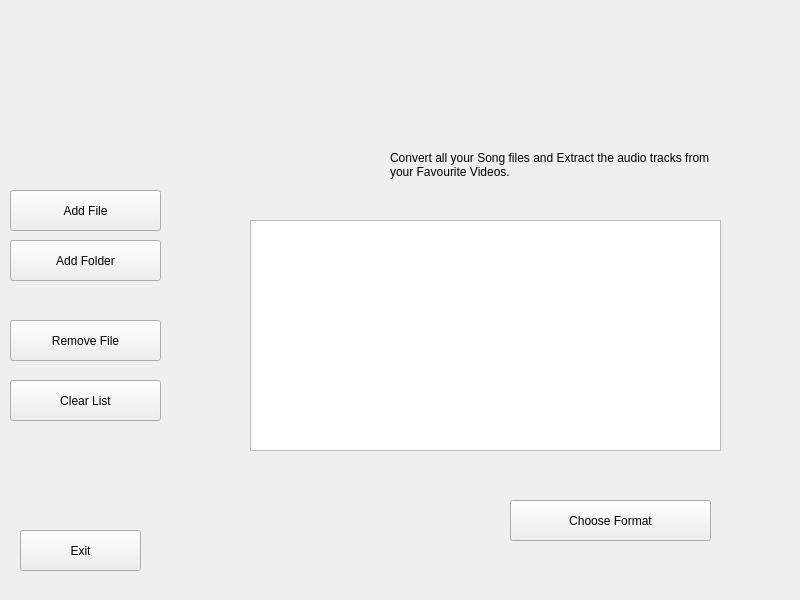
<ui version="4.0" >
 <class>FormAudioConversor</class>
 <widget class="QWidget" name="FormAudioConversor" >
  <property name="geometry" >
   <rect>
    <x>0</x>
    <y>0</y>
    <width>800</width>
    <height>600</height>
   </rect>
  </property>
  <property name="minimumSize" >
   <size>
    <width>800</width>
    <height>600</height>
   </size>
  </property>
  <property name="windowTitle" >
   <string>AudioConversor</string>
  </property>
  <property name="windowIcon" >
   <iconset>
    <normaloff>../../../../../usr/share/kademar/utils/audioconversor/img/small_logo.png</normaloff>../../../../../usr/share/kademar/utils/audioconversor/img/small_logo.png</iconset>
  </property>
  <widget class="QLabel" name="label_2" >
   <property name="geometry" >
    <rect>
     <x>0</x>
     <y>0</y>
     <width>800</width>
     <height>600</height>
    </rect>
   </property>
   <property name="text" >
    <string/>
   </property>
   <property name="pixmap" >
    <pixmap>../../../../../usr/share/kademar/utils/cadi/img/bg/cadi.png</pixmap>
   </property>
   <property name="scaledContents" >
    <bool>true</bool>
   </property>
  </widget>
  <widget class="QStackedWidget" name="pages" >
   <property name="geometry" >
    <rect>
     <x>190</x>
     <y>40</y>
     <width>591</width>
     <height>541</height>
    </rect>
   </property>
   <property name="currentIndex" >
    <number>0</number>
   </property>
   <widget class="QWidget" name="files" >
    <widget class="QPushButton" name="b_chooseFormat" >
     <property name="geometry" >
      <rect>
       <x>320</x>
       <y>460</y>
       <width>201</width>
       <height>41</height>
      </rect>
     </property>
     <property name="layoutDirection" >
      <enum>Qt::RightToLeft</enum>
     </property>
     <property name="text" >
      <string>Choose Format</string>
     </property>
     <property name="icon" >
      <iconset>
       <normaloff>../../../../../usr/share/kademar/utils/audioconversor/img/next.png</normaloff>../../../../../usr/share/kademar/utils/audioconversor/img/next.png</iconset>
     </property>
     <property name="iconSize" >
      <size>
       <width>22</width>
       <height>22</height>
      </size>
     </property>
    </widget>
    <widget class="QLabel" name="label_4" >
     <property name="geometry" >
      <rect>
       <x>200</x>
       <y>99</y>
       <width>321</width>
       <height>51</height>
      </rect>
     </property>
     <property name="text" >
      <string>Convert all your Song files and Extract the audio tracks from your Favourite Videos.</string>
     </property>
     <property name="wordWrap" >
      <bool>true</bool>
     </property>
    </widget>
    <widget class="QListWidget" name="listWidget" >
     <property name="geometry" >
      <rect>
       <x>60</x>
       <y>180</y>
       <width>471</width>
       <height>231</height>
      </rect>
     </property>
     <property name="acceptDrops" >
      <bool>true</bool>
     </property>
     <property name="alternatingRowColors" >
      <bool>true</bool>
     </property>
     <property name="selectionMode" >
      <enum>QAbstractItemView::MultiSelection</enum>
     </property>
    </widget>
    <widget class="QLabel" name="label_10" >
     <property name="geometry" >
      <rect>
       <x>100</x>
       <y>10</y>
       <width>291</width>
       <height>151</height>
      </rect>
     </property>
     <property name="text" >
      <string/>
     </property>
     <property name="pixmap" >
      <pixmap>../../../../../usr/share/kademar/utils/audioconversor/img/logo.png</pixmap>
     </property>
    </widget>
    <zorder>label_10</zorder>
    <zorder>b_chooseFormat</zorder>
    <zorder>label_4</zorder>
    <zorder>listWidget</zorder>
   </widget>
   <widget class="QWidget" name="convert" >
    <widget class="QPushButton" name="b_back" >
     <property name="geometry" >
      <rect>
       <x>70</x>
       <y>460</y>
       <width>141</width>
       <height>41</height>
      </rect>
     </property>
     <property name="text" >
      <string>Back</string>
     </property>
     <property name="icon" >
      <iconset>
       <normaloff>../../../../../usr/share/kademar/utils/audioconversor/img/back.png</normaloff>../../../../../usr/share/kademar/utils/audioconversor/img/back.png</iconset>
     </property>
     <property name="iconSize" >
      <size>
       <width>22</width>
       <height>22</height>
      </size>
     </property>
    </widget>
    <widget class="QPushButton" name="b_final" >
     <property name="geometry" >
      <rect>
       <x>320</x>
       <y>460</y>
       <width>201</width>
       <height>41</height>
      </rect>
     </property>
     <property name="layoutDirection" >
      <enum>Qt::RightToLeft</enum>
     </property>
     <property name="text" >
      <string>Convert Audio</string>
     </property>
     <property name="icon" >
      <iconset>
       <normaloff>../../../../../usr/share/kademar/utils/audioconversor/img/media_podcast.png</normaloff>../../../../../usr/share/kademar/utils/audioconversor/img/media_podcast.png</iconset>
     </property>
     <property name="iconSize" >
      <size>
       <width>32</width>
       <height>32</height>
      </size>
     </property>
    </widget>
    <widget class="QComboBox" name="cb_format" >
     <property name="geometry" >
      <rect>
       <x>230</x>
       <y>138</y>
       <width>79</width>
       <height>25</height>
      </rect>
     </property>
     <item>
      <property name="text" >
       <string>MP3</string>
      </property>
     </item>
     <item>
      <property name="text" >
       <string>OGG</string>
      </property>
     </item>
     <item>
      <property name="text" >
       <string>WAV</string>
      </property>
     </item>
    </widget>
    <widget class="QLabel" name="label_5" >
     <property name="geometry" >
      <rect>
       <x>90</x>
       <y>140</y>
       <width>121</width>
       <height>20</height>
      </rect>
     </property>
     <property name="text" >
      <string>Convert to</string>
     </property>
     <property name="alignment" >
      <set>Qt::AlignRight|Qt::AlignTrailing|Qt::AlignVCenter</set>
     </property>
    </widget>
    <widget class="QLabel" name="l_bitrate" >
     <property name="geometry" >
      <rect>
       <x>60</x>
       <y>190</y>
       <width>151</width>
       <height>20</height>
      </rect>
     </property>
     <property name="text" >
      <string>Resolution/Bitrate</string>
     </property>
     <property name="alignment" >
      <set>Qt::AlignRight|Qt::AlignTrailing|Qt::AlignVCenter</set>
     </property>
    </widget>
    <widget class="QComboBox" name="cb_bitrate" >
     <property name="geometry" >
      <rect>
       <x>230</x>
       <y>188</y>
       <width>79</width>
       <height>25</height>
      </rect>
     </property>
     <property name="currentIndex" >
      <number>7</number>
     </property>
     <item>
      <property name="text" >
       <string>32</string>
      </property>
     </item>
     <item>
      <property name="text" >
       <string>40</string>
      </property>
     </item>
     <item>
      <property name="text" >
       <string>48</string>
      </property>
     </item>
     <item>
      <property name="text" >
       <string>56</string>
      </property>
     </item>
     <item>
      <property name="text" >
       <string>64</string>
      </property>
     </item>
     <item>
      <property name="text" >
       <string>80</string>
      </property>
     </item>
     <item>
      <property name="text" >
       <string>96</string>
      </property>
     </item>
     <item>
      <property name="text" >
       <string>112</string>
      </property>
     </item>
     <item>
      <property name="text" >
       <string>128</string>
      </property>
     </item>
     <item>
      <property name="text" >
       <string>160</string>
      </property>
     </item>
     <item>
      <property name="text" >
       <string>192</string>
      </property>
     </item>
     <item>
      <property name="text" >
       <string>224</string>
      </property>
     </item>
     <item>
      <property name="text" >
       <string>256</string>
      </property>
     </item>
     <item>
      <property name="text" >
       <string>320</string>
      </property>
     </item>
    </widget>
    <widget class="QLineEdit" name="lineEdit" >
     <property name="geometry" >
      <rect>
       <x>110</x>
       <y>310</y>
       <width>261</width>
       <height>26</height>
      </rect>
     </property>
     <property name="readOnly" >
      <bool>true</bool>
     </property>
    </widget>
    <widget class="QLabel" name="label_7" >
     <property name="geometry" >
      <rect>
       <x>90</x>
       <y>280</y>
       <width>281</width>
       <height>20</height>
      </rect>
     </property>
     <property name="text" >
      <string>Put converted files to Folder:</string>
     </property>
    </widget>
    <widget class="QToolButton" name="b_browse" >
     <property name="geometry" >
      <rect>
       <x>400</x>
       <y>310</y>
       <width>30</width>
       <height>29</height>
      </rect>
     </property>
     <property name="text" >
      <string>...</string>
     </property>
     <property name="icon" >
      <iconset>
       <normaloff>../../../../../usr/share/kademar/utils/audioconversor/img/folder.png</normaloff>../../../../../usr/share/kademar/utils/audioconversor/img/folder.png</iconset>
     </property>
    </widget>
    <widget class="QSlider" name="horizontalSlider" >
     <property name="geometry" >
      <rect>
       <x>230</x>
       <y>193</y>
       <width>160</width>
       <height>16</height>
      </rect>
     </property>
     <property name="minimum" >
      <number>1</number>
     </property>
     <property name="maximum" >
      <number>5</number>
     </property>
     <property name="singleStep" >
      <number>1</number>
     </property>
     <property name="pageStep" >
      <number>5</number>
     </property>
     <property name="value" >
      <number>3</number>
     </property>
     <property name="tracking" >
      <bool>true</bool>
     </property>
     <property name="orientation" >
      <enum>Qt::Horizontal</enum>
     </property>
     <property name="tickPosition" >
      <enum>QSlider::NoTicks</enum>
     </property>
    </widget>
    <widget class="QLabel" name="l_num_bitrate" >
     <property name="geometry" >
      <rect>
       <x>410</x>
       <y>190</y>
       <width>16</width>
       <height>20</height>
      </rect>
     </property>
     <property name="text" >
      <string>3</string>
     </property>
    </widget>
    <widget class="QLabel" name="label_9" >
     <property name="geometry" >
      <rect>
       <x>80</x>
       <y>40</y>
       <width>461</width>
       <height>20</height>
      </rect>
     </property>
     <property name="font" >
      <font>
       <pointsize>13</pointsize>
       <weight>75</weight>
       <bold>true</bold>
      </font>
     </property>
     <property name="text" >
      <string>Select your Format</string>
     </property>
     <property name="alignment" >
      <set>Qt::AlignCenter</set>
     </property>
    </widget>
   </widget>
   <widget class="QWidget" name="page" >
    <widget class="QListWidget" name="listWidget_2" >
     <property name="geometry" >
      <rect>
       <x>50</x>
       <y>140</y>
       <width>481</width>
       <height>271</height>
      </rect>
     </property>
     <property name="acceptDrops" >
      <bool>true</bool>
     </property>
     <property name="alternatingRowColors" >
      <bool>true</bool>
     </property>
     <property name="selectionMode" >
      <enum>QAbstractItemView::MultiSelection</enum>
     </property>
    </widget>
    <widget class="QLabel" name="label_6" >
     <property name="geometry" >
      <rect>
       <x>170</x>
       <y>40</y>
       <width>271</width>
       <height>20</height>
      </rect>
     </property>
     <property name="font" >
      <font>
       <pointsize>13</pointsize>
       <weight>75</weight>
       <bold>true</bold>
      </font>
     </property>
     <property name="text" >
      <string>Convert Process</string>
     </property>
     <property name="alignment" >
      <set>Qt::AlignCenter</set>
     </property>
    </widget>
    <widget class="QLabel" name="label_8" >
     <property name="geometry" >
      <rect>
       <x>70</x>
       <y>90</y>
       <width>341</width>
       <height>20</height>
      </rect>
     </property>
     <property name="text" >
      <string>This process can take a while. Please be patient</string>
     </property>
    </widget>
    <widget class="QPushButton" name="b_stop" >
     <property name="geometry" >
      <rect>
       <x>320</x>
       <y>460</y>
       <width>201</width>
       <height>41</height>
      </rect>
     </property>
     <property name="layoutDirection" >
      <enum>Qt::LeftToRight</enum>
     </property>
     <property name="text" >
      <string>¡Stop Process!</string>
     </property>
     <property name="icon" >
      <iconset>
       <normaloff>../../../../../usr/share/kademar/utils/audioconversor/img/process_stop.png</normaloff>../../../../../usr/share/kademar/utils/audioconversor/img/process_stop.png</iconset>
     </property>
     <property name="iconSize" >
      <size>
       <width>32</width>
       <height>32</height>
      </size>
     </property>
    </widget>
    <widget class="QPushButton" name="b_back_2" >
     <property name="geometry" >
      <rect>
       <x>70</x>
       <y>460</y>
       <width>141</width>
       <height>41</height>
      </rect>
     </property>
     <property name="text" >
      <string>Back</string>
     </property>
     <property name="icon" >
      <iconset>
       <normaloff>../../../../../usr/share/kademar/utils/audioconversor/img/back.png</normaloff>../../../../../usr/share/kademar/utils/audioconversor/img/back.png</iconset>
     </property>
     <property name="iconSize" >
      <size>
       <width>22</width>
       <height>22</height>
      </size>
     </property>
    </widget>
    <widget class="QPushButton" name="b_sortir_2" >
     <property name="geometry" >
      <rect>
       <x>320</x>
       <y>460</y>
       <width>201</width>
       <height>41</height>
      </rect>
     </property>
     <property name="layoutDirection" >
      <enum>Qt::LeftToRight</enum>
     </property>
     <property name="text" >
      <string>Exit</string>
     </property>
     <property name="icon" >
      <iconset>
       <normaloff>../../../../../usr/share/kademar/utils/audioconversor/img/exit.png</normaloff>../../../../../usr/share/kademar/utils/audioconversor/img/exit.png</iconset>
     </property>
     <property name="iconSize" >
      <size>
       <width>32</width>
       <height>32</height>
      </size>
     </property>
    </widget>
   </widget>
  </widget>
  <widget class="QLabel" name="label_3" >
   <property name="geometry" >
    <rect>
     <x>40</x>
     <y>10</y>
     <width>90</width>
     <height>90</height>
    </rect>
   </property>
   <property name="text" >
    <string/>
   </property>
   <property name="pixmap" >
    <pixmap>../../../../../usr/share/kademar/utils/cadi/img/kademar.png</pixmap>
   </property>
   <property name="scaledContents" >
    <bool>true</bool>
   </property>
  </widget>
  <widget class="QPushButton" name="b_sortir" >
   <property name="geometry" >
    <rect>
     <x>20</x>
     <y>530</y>
     <width>121</width>
     <height>41</height>
    </rect>
   </property>
   <property name="text" >
    <string>Exit</string>
   </property>
   <property name="icon" >
    <iconset>
     <normaloff>../../../../../usr/share/kademar/utils/audioconversor/img/exit.png</normaloff>../../../../../usr/share/kademar/utils/audioconversor/img/exit.png</iconset>
   </property>
  </widget>
  <widget class="QPushButton" name="b_addFile" >
   <property name="geometry" >
    <rect>
     <x>10</x>
     <y>190</y>
     <width>151</width>
     <height>41</height>
    </rect>
   </property>
   <property name="text" >
    <string>Add File</string>
   </property>
   <property name="icon" >
    <iconset>
     <normaloff>../../../../../usr/share/kademar/utils/audioconversor/img/add.png</normaloff>../../../../../usr/share/kademar/utils/audioconversor/img/add.png</iconset>
   </property>
   <property name="iconSize" >
    <size>
     <width>22</width>
     <height>22</height>
    </size>
   </property>
   <property name="autoExclusive" >
    <bool>false</bool>
   </property>
   <property name="autoDefault" >
    <bool>false</bool>
   </property>
   <property name="default" >
    <bool>false</bool>
   </property>
  </widget>
  <widget class="QPushButton" name="b_addFolder" >
   <property name="geometry" >
    <rect>
     <x>10</x>
     <y>240</y>
     <width>151</width>
     <height>41</height>
    </rect>
   </property>
   <property name="text" >
    <string>Add Folder</string>
   </property>
   <property name="icon" >
    <iconset>
     <normaloff>../../../../../usr/share/kademar/utils/audioconversor/img/add_folder.png</normaloff>../../../../../usr/share/kademar/utils/audioconversor/img/add_folder.png</iconset>
   </property>
   <property name="iconSize" >
    <size>
     <width>22</width>
     <height>22</height>
    </size>
   </property>
  </widget>
  <widget class="QPushButton" name="b_removeFile" >
   <property name="geometry" >
    <rect>
     <x>10</x>
     <y>320</y>
     <width>151</width>
     <height>41</height>
    </rect>
   </property>
   <property name="text" >
    <string>Remove File</string>
   </property>
   <property name="icon" >
    <iconset>
     <normaloff>../../../../../usr/share/kademar/utils/audioconversor/img/remove.png</normaloff>../../../../../usr/share/kademar/utils/audioconversor/img/remove.png</iconset>
   </property>
   <property name="iconSize" >
    <size>
     <width>22</width>
     <height>22</height>
    </size>
   </property>
  </widget>
  <widget class="QPushButton" name="b_clearList" >
   <property name="geometry" >
    <rect>
     <x>10</x>
     <y>380</y>
     <width>151</width>
     <height>41</height>
    </rect>
   </property>
   <property name="text" >
    <string>Clear List</string>
   </property>
   <property name="icon" >
    <iconset>
     <normaloff>../../../../../usr/share/kademar/utils/audioconversor/img/list_clean.png</normaloff>../../../../../usr/share/kademar/utils/audioconversor/img/list_clean.png</iconset>
   </property>
   <property name="iconSize" >
    <size>
     <width>22</width>
     <height>22</height>
    </size>
   </property>
  </widget>
 </widget>
 <resources/>
 <connections/>
</ui>
